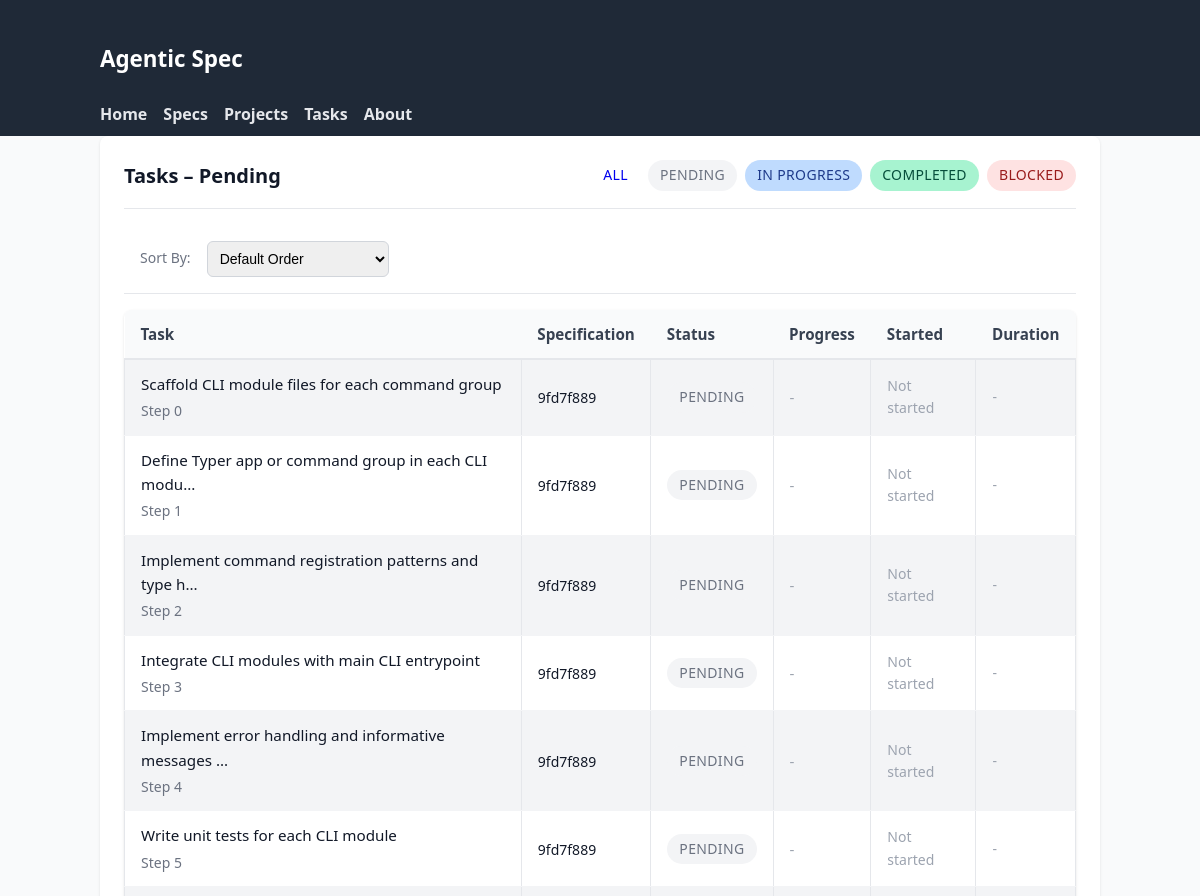
Page /tasks?status=pending (upper part) on the earlier database version.
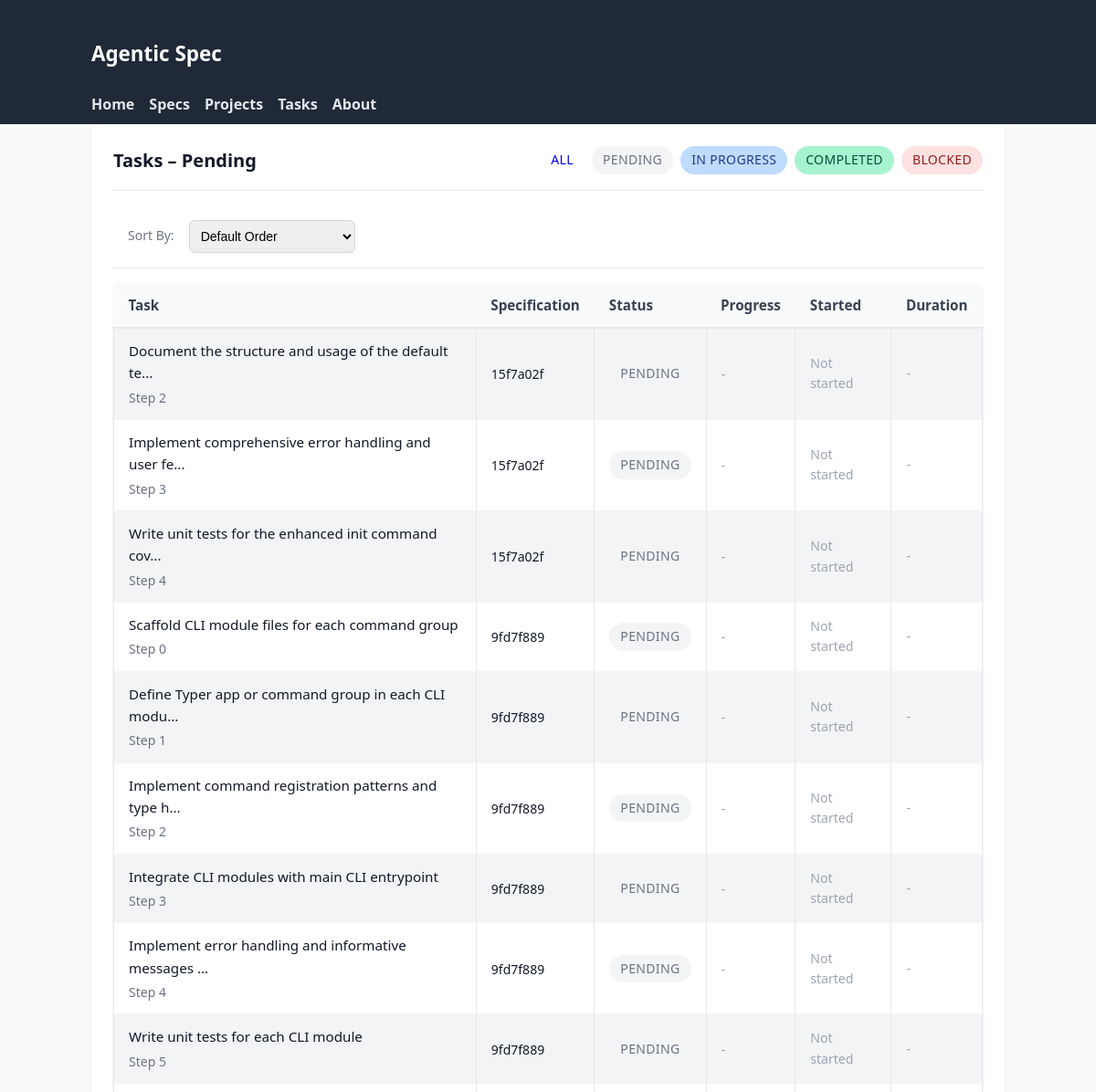
Same page on the later database version.
### tables this page shows
CREATE TABLE tasks (
                id TEXT PRIMARY KEY,
                spec_id TEXT NOT NULL,
                step_index INTEGER NOT NULL,
                task TEXT NOT NULL,
                details TEXT NOT NULL,
                files TEXT NOT NULL,
                acceptance TEXT NOT NULL,
                estimated_effort TEXT NOT NULL,
                sub_spec_id TEXT,
                decomposition_hint TEXT,
                status TEXT DEFAULT 'pending',
                started_at TIMESTAMP,
                completed_at TIMESTAMP,
                time_spent_minutes INTEGER,
                completion_notes TEXT,
                blockers TEXT DEFAULT '[]',
                -- Enhanced tracking fields
                is_completed BOOLEAN DEFAULT FALSE,
                assigned_to TEXT DEFAULT 'unassigned',
                priority INTEGER DEFAULT 5,
                last_accessed TIMESTAMP,
                estimated_completion_date TIMESTAMP,
                actual_effort_minutes INTEGER,
                dependencies TEXT DEFAULT '[]',
                -- Lifecycle timestamps
                blocked_at TIMESTAMP,
                unblocked_at TIMESTAMP,
                approved_at TIMESTAMP,
                rejected_at TIMESTAMP,
                FOREIGN KEY (spec_id) REFERENCES specifications (id) ON DELETE CASCADE
            );

### agentic_spec/web_ui.py (the view)
@app.get("/tasks", response_class=HTMLResponse)
async def list_tasks(
    request: Request,
    status: str | None = None,
    spec_id: str | None = None,
    project: str | None = None,
    start_date: str | None = None,
    end_date: str | None = None,
):
    def _parse_date(date_str: str | None) -> datetime | None:
        if not date_str:
            return None
        try:
            return datetime.fromisoformat(date_str)
        except ValueError:
            return None
    start_dt = _parse_date(start_date)
    end_dt = _parse_date(end_date)
    async with await get_db_manager() as manager:
        candidate_tasks: list[TaskDB] = []
        if spec_id:
            candidate_tasks = await manager.backend.get_tasks_for_spec(spec_id)
        else:
            specs: list[SpecificationDB] = await manager.backend.list_specifications()
            if project:
                specs = [s for s in specs if s.context.get("project") == project]
            for spec in specs:
                spec_tasks = await manager.backend.get_tasks_for_spec(spec.id)
                candidate_tasks.extend(spec_tasks)
        if status:
            candidate_tasks = [t for t in candidate_tasks if t.status.value == status]
        if start_dt:
            candidate_tasks = [
                t for t in candidate_tasks if t.started_at and t.started_at >= start_dt
            ]
        if end_dt:
            candidate_tasks = [
                t for t in candidate_tasks if t.started_at and t.started_at <= end_dt
            ]
        candidate_tasks.sort(key=lambda t: t.started_at or datetime.min, reverse=True)
        ctx = base_context(request, title="Tasks")
        ctx.update(
            {
                "tasks": candidate_tasks,
                "filters": {
                    "status": status,
                    "spec_id": spec_id,
                    "project": project,
                    "start_date": start_date,
                    "end_date": end_date,
                },
            }
        )
        return templates.TemplateResponse("task_list.html", ctx)

### agentic_spec/web_templates/task_list.html (shortened to what this page needs)
{% extends 'base.html' %}
{% block content %}
<div class="card">
  <div class="card-header">
    <h2 class="card-title">Tasks{% if filters.status %} – {{ filters.status|capitalize }}{% endif %}</h2>
    <div style="display: flex; gap: 0.5rem; flex-wrap: wrap;">
      <a href="/tasks" class="status-badge {% if not filters.status %}pending{% endif %}" style="text-decoration: none;">All</a>
      <a href="/tasks?status=pending" class="status-badge pending" style="text-decoration: none;">Pending</a>
      <a href="/tasks?status=in_progress" class="status-badge in_progress" style="text-decoration: none;">In Progress</a>
      <a href="/tasks?status=completed" class="status-badge completed" style="text-decoration: none;">Completed</a>
      <a href="/tasks?status=blocked" class="status-badge blocked" style="text-decoration: none;">Blocked</a>
    </div>
  </div>
  <div style="display: flex; gap: 1rem; padding: 1rem; border-bottom: 1px solid #e5e7eb; align-items: center;">
    <label for="task-sort-by" style="font-size: 0.875rem; color: #6b7280;">Sort By:</label>
    <select id="task-sort-by" style="padding: 0.5rem; border: 1px solid #d1d5db; border-radius: 0.375rem; font-size: 0.875rem;">
      <option value="default">Default Order</option>
    </select>
  </div>
  {% if tasks %}
  <table>
    <thead>
      <tr>
        <th>Task</th>
        <th>Specification</th>
        <th>Status</th>
        <th>Progress</th>
        <th>Started</th>
        <th>Duration</th>
      </tr>
    </thead>
    <tbody>
      {% for t in tasks %}
      <tr>
        <td>
          <a href="/tasks/{{ t.id }}">{{ t.task[:50] }}{% if t.task|length > 50 %}...{% endif %}</a>
          <div class="card-subtitle">Step {{ t.id.split(':')[-1] }}</div>
        </td>
        <td>
          <a href="/specs/{{ t.spec_id }}" style="font-size: 0.875rem;">{{ t.spec_id }}</a>
        </td>
        <td>
          <span class="status-badge {{ t.status.value }}">{{ t.status.value }}</span>
        </td>
        <td>
          {% if t.progress_percentage %}
          <div class="progress-bar" style="width: 100px;">
            <div class="progress-fill" style="width: {{ t.progress_percentage }}%"></div>
          </div>
          <span style="font-size: 0.75rem; color: #6b7280;">{{ t.progress_percentage }}%</span>
          {% else %}
          <span style="color: #9ca3af;">-</span>
          {% endif %}
        </td>
        <td style="font-size: 0.875rem; color: #6b7280;">
          {% if t.started_at %}
          {{ t.started_at.strftime('%Y-%m-%d %H:%M') }}
          {% else %}
          <span style="color: #9ca3af;">Not started</span>
          {% endif %}
        </td>
        <td style="font-size: 0.875rem; color: #6b7280;">
          {% if t.started_at and t.completed_at %}
          {{ (t.completed_at - t.started_at).total_seconds() // 3600 }}h {{ ((t.completed_at - t.started_at).total_seconds() % 3600) // 60 }}m
          {% elif t.started_at %}
          <span style="color: #3b82f6;">In progress</span>
          {% else %}
          <span style="color: #9ca3af;">-</span>
          {% endif %}
        </td>
      </tr>
      {% endfor %}
    </tbody>
  </table>
  {% else %}
  <p style="color: #6b7280; text-align: center; padding: 3rem 0;">
    No tasks found{% if filters.status %} with status "{{ filters.status }}"{% endif %}.
  </p>
  {% endif %}
</div>
{% endblock %}

### agentic_spec/web_templates/base.html (shortened to what this page needs)
<!DOCTYPE html>
<html lang="en">
<head>
    <link rel="stylesheet" href="/static/styles.css" />
</head>
<body>
    <header class="site-header" role="banner">
        <div class="container">
            <h1 class="logo"><a href="/">Agentic&nbsp;Spec</a></h1>
            <nav class="primary-nav" aria-label="Primary">
                <a href="/" class="nav-link">Home</a>
                <a href="/specs" class="nav-link">Specs</a>
                <a href="/projects" class="nav-link">Projects</a>
                <a href="/tasks" class="nav-link">Tasks</a>
                <a href="/about" class="nav-link">About</a>
            </nav>
        </div>
    </header>
    <main id="main-content" class="container" role="main">
        {% block content %}{% endblock %}
    </main>
</body>
</html>

### agentic_spec/web_templates/static/styles.css (style rules this page uses)
body { font-family: system-ui, -apple-system, Segoe UI, Roboto, Helvetica, Arial, sans-serif; margin: 0; background: #f9fafb; color: #111827; line-height: 1.6; }
.container { max-width: 1000px; margin: 0 auto; padding: 0 1rem; }
table { width: 100%; border-collapse: collapse; margin-top: 1rem; font-size: 0.95rem; }
th { background: #374151; color: #fff; padding: 8px; text-align: left; }
td { padding: 8px; border: 1px solid #e5e7eb; }
tbody tr:nth-child(odd) { background: #f3f4f6; }
.site-header { background: #1f2937; color: #fff; padding: 0.5rem 0; }
.logo a { color: #fff; text-decoration: none; font-size: 1.4rem; }
.primary-nav { display: flex; gap: 1rem; flex-wrap: wrap; margin-top: 0.5rem; }
.primary-nav .nav-link { color: #e5e7eb; text-decoration: none; font-weight: 600; }
table a { color: inherit; text-decoration: none; }
.status-badge { display: inline-flex; align-items: center; gap: 0.25rem; padding: 0.25rem 0.75rem; border-radius: 9999px; font-size: 0.875rem; font-weight: 500; text-transform: uppercase; letter-spacing: 0.025em; }
.status-badge.pending { background: #f3f4f6; color: #6b7280; }
.status-badge.in_progress { background: #bfdbfe; color: #1e3a8a; }
.status-badge.completed { background: #a7f3d0; color: #064e3b; }
.status-badge.blocked { background: #fee2e2; color: #991b1b; }
.card { background: #fff; border-radius: 0.5rem; box-shadow: 0 1px 3px rgba(0,0,0,0.1); padding: 1.5rem; margin-bottom: 1.5rem; }
.card-header { display: flex; justify-content: space-between; align-items: center; margin-bottom: 1rem; padding-bottom: 1rem; border-bottom: 1px solid #e5e7eb; }
.card-title { font-size: 1.25rem; font-weight: 600; color: #111827; margin: 0; }
.card-subtitle { font-size: 0.875rem; color: #6b7280; margin-top: 0.25rem; }
table { width: 100%; border-collapse: collapse; margin-top: 1rem; font-size: 0.95rem; background: #fff; border-radius: 0.5rem; overflow: hidden; box-shadow: 0 1px 3px rgba(0,0,0,0.1); }
th { background: #f9fafb; color: #374151; padding: 0.75rem 1rem; text-align: left; font-weight: 600; border-bottom: 2px solid #e5e7eb; }
td { padding: 0.75rem 1rem; border-bottom: 1px solid #f3f4f6; }

Differences in the rows shown:
added tasks: task "Document the structure and usage of the default te", id "2", spec_id "15f7a02f", status.value "PENDING", shows "Not started"
added tasks: task "Implement comprehensive error handling and user fe", id "3", spec_id "15f7a02f", status.value "PENDING", shows "Not started"
added tasks: task "Write unit tests for the enhanced init command cov", id "4", spec_id "15f7a02f", status.value "PENDING", shows "Not started"
